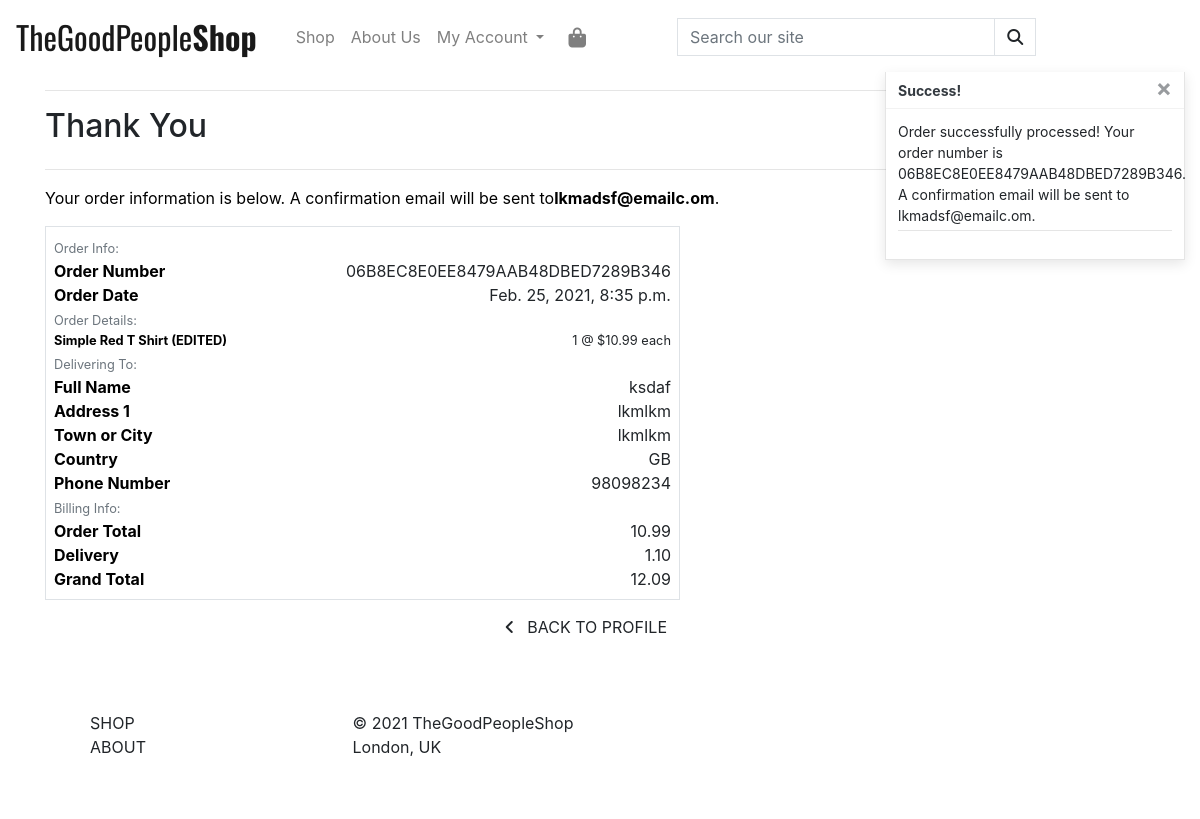
/checkout/checkout_success/06B8EC8E0EE8479AAB48DBED7289B346, run on the app's committed database.
### checkout/models.py (models this page shows, shortened)
class Order(models.Model):
    order_number = models.CharField(max_length=32, null=False, editable=False)
    user_profile = models.ForeignKey(UserProfile, on_delete=models.SET_NULL,
                                     null=True, blank=True, related_name='orders')
    full_name = models.CharField(max_length=50, null=False, blank=False)
    email = models.EmailField(max_length=254, null=False, blank=False)
    phone_number = models.CharField(max_length=20, null=False, blank=False)
    country = CountryField(blank_label='Country *', null=False, blank=False)
    postcode = models.CharField(max_length=20, null=True, blank=True)
    town_or_city = models.CharField(max_length=40, null=False, blank=False)
    street_address1 = models.CharField(max_length=80, null=False, blank=False)
    street_address2 = models.CharField(max_length=80, null=True, blank=True)
    county = models.CharField(max_length=80, null=True, blank=True)
    date = models.DateTimeField(auto_now_add=True)
    delivery_cost = models.DecimalField(max_digits=6, decimal_places=2, null=False, default=0)
    order_total = models.DecimalField(max_digits=10, decimal_places=2, null=False, default=0)
    grand_total = models.DecimalField(max_digits=10, decimal_places=2, null=False, default=0)
    original_cart = models.TextField(null=False, blank=False, default='')
    stripe_pid = models.CharField(max_length=254, null=False, blank=False, default='')

class OrderLineItem(models.Model):
    order = models.ForeignKey(Order, null=False, blank=False, on_delete=models.CASCADE, related_name='lineitems')
    product = models.ForeignKey(Product, null=False, blank=False, on_delete=models.CASCADE)
    quantity = models.IntegerField(null=False, blank=False, default=0)
    lineitem_total = models.DecimalField(max_digits=6, decimal_places=2, null=False, blank=False, editable=False)

### products/models.py (models this page shows, shortened)
class Product(models.Model):
    name = models.CharField(max_length=254)
    description = models.TextField()
    charity = models.CharField(
        max_length=254,
        choices=sorted_charities,
        default = '',
    )
    price = models.DecimalField(max_digits=6, decimal_places=2)
    image = models.ImageField(null=True, blank=True)

### checkout/views.py (the view, shortened to what this page needs)
# urls.py: path('checkout_success/<order_number>', views.checkout_success, name='checkout_success'),
def checkout_success(request, order_number):
    save_info = request.session.get('save_info')
    order = get_object_or_404(Order, order_number=order_number)
    messages.success(request, f'Order successfully processed! \
        Your order number is {order_number}. A confirmation \
        email will be sent to {order.email}.')
    if 'cart' in request.session:
        del request.session['cart']
    template = 'checkout/checkout_success.html'
    context = {
        'order': order,
    }
    return render(request, template, context)

### cart/contexts.py (called while the page is built, shortened)
def cart_contents(request):
    cart_items = []
    total = 0
    product_count = 0
    cart = request.session.get('cart', {})
    if total < settings.FREE_DELIVERY_THRESHOLD:
        delivery = total * Decimal(settings.STANDARD_DELIVERY_PERCENTAGE / 100)
        free_delivery_delta = settings.FREE_DELIVERY_THRESHOLD - total
    else:
        delivery = 0
        free_delivery_delta = 0
    grand_total = delivery + total
    context = {
        'cart_items': cart_items,
        'total': total,
        'product_count': product_count,
        'delivery': delivery,
        'free_delivery_delta': free_delivery_delta,
        'free_delivery_threshold': settings.FREE_DELIVERY_THRESHOLD,
        'grand_total': grand_total,
    }
    return context

### checkout/templates/checkout/checkout_success.html (shortened to what this page needs)
{% extends "base.html" %}
{% load static %}
{% block content %}
<div class="overlay"></div>
<div class="container">
    <div class="row">
        <div class="col">
            <hr>
            <h2 class="logo-font mb-4">Thank You</h2>
            <hr>
            <p class="text-black">Your order information is below. A confirmation email will be sent
                to<strong>{{ order.email }}</strong>.</p>
        </div>
    </div>
    <div class="row">
        <div class="col-12 col-lg-7">
            <div class="order-confirmation-wrapper p-2 border">
                <div class="row">
                    <div class="col">
                        <small class="text-muted">Order Info:</small>
                    </div>
                </div>
                <div class="row">
                    <div class="col-12 col-md-4">
                        <p class="mb-0 text-black font-weight-bold">Order Number</p>
                    </div>
                    <div class="col-12 col-md-8 text-md-right">
                        <p class="mb-0">{{ order.order_number }}</p>
                    </div>
                </div>
                <div class="row">
                    <div class="col-12 col-md-4">
                        <p class="mb-0 text-black font-weight-bold">Order Date</p>
                    </div>
                    <div class="col-12 col-md-8 text-md-right">
                        <p class="mb-0">{{ order.date }}</p>
                    </div>
                </div>
                <div class="row">
                    <div class="col">
                        <small class="text-muted">Order Details:</small>
                    </div>
                </div>
                {% for item in order.lineitems.all %}
                <div class="row">
                    <div class="col-12 col-md-4">
                        <p class="small mb-0 text-black font-weight-bold">
                            {{ item.product.name }}</p>
                    </div>
                    <div class="col-12 col-md-8 text-md-right">
                        <p class="small mb-0">{{ item.quantity }} @ ${{ item.product.price }} each</p>
                    </div>
                </div>
                {% endfor %}
                <div class="row">
                    <div class="col">
                        <small class="text-muted">Delivering To:</small>
                    </div>
                </div>
                <div class="row">
                    <div class="col-12 col-md-4">
                        <p class="mb-0 text-black font-weight-bold">Full Name</p>
                    </div>
                    <div class="col-12 col-md-8 text-md-right">
                        <p class="mb-0">{{ order.full_name }}</p>
                    </div>
                </div>
                <div class="row">
                    <div class="col-12 col-md-4">
                        <p class="mb-0 text-black font-weight-bold">Address 1</p>
                    </div>
                    <div class="col-12 col-md-8 text-md-right">
                        <p class="mb-0">{{ order.street_address1 }}</p>
                    </div>
                </div>
                <div class="row">
                    <div class="col-12 col-md-4">
                        <p class="mb-0 text-black font-weight-bold">Town or City</p>
                    </div>
                    <div class="col-12 col-md-8 text-md-right">
                        <p class="mb-0">{{ order.town_or_city }}</p>
                    </div>
                </div>
                <div class="row">
                    <div class="col-12 col-md-4">
                        <p class="mb-0 text-black font-weight-bold">Country</p>
                    </div>
                    <div class="col-12 col-md-8 text-md-right">
                        <p class="mb-0">{{ order.country }}</p>
                    </div>
                </div>
                <div class="row">
                    <div class="col-12 col-md-4">
                        <p class="mb-0 text-black font-weight-bold">Phone Number</p>
                    </div>
                    <div class="col-12 col-md-8 text-md-right">
                        <p class="mb-0">{{ order.phone_number }}</p>
                    </div>
                </div>
                <div class="row">
                    <div class="col">
                        <small class="text-muted">Billing Info:</small>
                    </div>
                </div>
                <div class="row">
                    <div class="col-12 col-md-4">
                        <p class="mb-0 text-black font-weight-bold">Order Total</p>
                    </div>
                    <div class="col-12 col-md-8 text-md-right">
                        <p class="mb-0">{{ order.order_total }}</p>
                    </div>
                </div>
                <div class="row">
                    <div class="col-12 col-md-4">
                        <p class="mb-0 text-black font-weight-bold">Delivery</p>
                    </div>
                    <div class="col-12 col-md-8 text-md-right">
                        <p class="mb-0">{{ order.delivery_cost }}</p>
                    </div>
                </div>
                <div class="row">
                    <div class="col-12 col-md-4">
                        <p class="mb-0 text-black font-weight-bold">Grand Total</p>
                    </div>
                    <div class="col-12 col-md-8 text-md-right">
                        <p class="mb-0">{{ order.grand_total }}</p>
                    </div>
                </div>
            </div>
        </div>
    </div>
    <div class="row">
        <div class="col-12 col-lg-7 text-right">
            <a href="{% url 'profile' %}" class="btn btn-black rounded-0 my-2">
                <span class="icon mr-2">
                        <i class="fas fa-angle-left"></i>
                </span>
                <span class="text-uppercase">Back to Profile</span>
            </a>
        </div>
    </div>
</div>
{% endblock %}

### static/css/base.css (style rules this page uses)
body, html { height: 100%; }
html { box-sizing: border-box; }
*, *:before, *:after { box-sizing: inherit; }
.overlay { height: 100%; width: 100%; top: 0; left: 0; position: fixed; background: white; z-index: -1; }
.text-black { color: #000 !important; }

### data on the page
Order: email "lkmadsf@emailc.om", order_number "06B8EC8E0EE8479AAB48DBED7289B346", date "Feb. 25, 2021, 8:35 p.m.", full_name "ksdaf", street_address1 "lkmlkm", town_or_city "lkmlkm", country "GB", phone_number "98098234", order_total "10.99", delivery_cost "1.10", grand_total "12.09"
OrderLineItem: product.name "Simple Red T Shirt (EDITED)", quantity "1", product.price "10.99"

### other printed values
{{ message }} "Order successfully processed! Your order number is 06B8EC8E0EE8479AAB48DBED7289B346. A confirmation email will be sent to lkmadsf@emailc.om."
